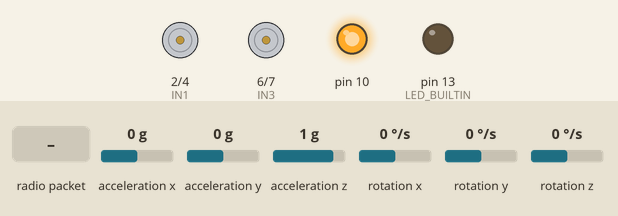
Recording of a sketch running on a simulated Arduino Uno, built with avr-gcc and run on an emulated ATmega328P. Shown: motor-driver pin pairs drawn as motors (green arrow = first pin HIGH = forward, orange = second pin HIGH = backward, longer = more drive, scaled by the enable pin), output pins drawn as LEDs (lit = HIGH). Inputs (shaded band) come from the test bench; at power-on: acceleration x 0 g, acceleration y 0 g, acceleration z 1 g, rotation x 0 °/s, rotation y 0 °/s, rotation z 0 °/s. No radio packets arrive unless stated; what the sketch prints to the serial monitor is not drawn.

Above: at 1.2 s.
1.3 s: radio packet "1" arrives
At 1.6 s:
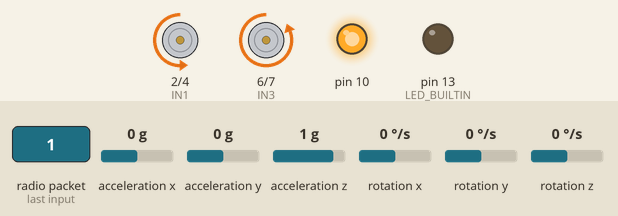
3.4 s: radio packet "0" arrives
At 4.7 s:
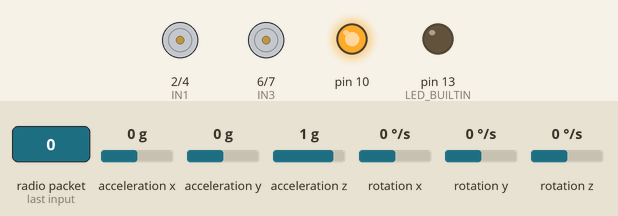
Timing chart, 0 to 6.4 s (numbered marks = the images above; inputs shaded):
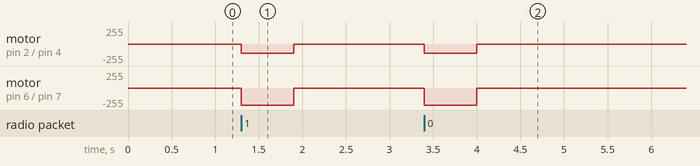

Measured:
- after the input at 1.3 s, motor on pin 2 (IN1) / pin 4 (IN2): stopped → backward 139/255 at once, → stopped 0.60 s later; motor on pin 6 (IN3) / pin 7 (IN4): stopped → backward 255/255 at once, → stopped 0.60 s later
- after the input at 3.4 s, motor on pin 2 (IN1) / pin 4 (IN2): stopped → backward 139/255 at once, → stopped 0.60 s later; motor on pin 6 (IN3) / pin 7 (IN4): stopped → backward 255/255 at once, → stopped 0.60 s later

The sketch:

daljinski_upravljano_vozilo.ino
```cpp
// ==========================
// RX (CAR SIDE) — FULL BIDIRECTIONAL
// Near-field profile: ch=100, 2Mbps, PA=MIN, CRC8, DPL OFF, PL=12
// L298N: ENA=D3, IN1=D2, IN2=D4, ENB=D5, IN3=D6, IN4=D7
// Samotest: pritisnuti džojstik SW dok je štap u centru (kratko naprijed/nazad)
// ==========================

#include <SPI.h>
#include <Wire.h>
#include <nRF24L01.h>
#include <RF24.h>
#include <MPU6050.h>

RF24 radio(8, 9); // CE=D8, CSN=D9
const uint8_t ADDR_CMD[5] = {'1','N','o','d','e'};// prima komande od TX-a
const uint8_t ADDR_TELE[5] = {'2','N','o','d','e'};// šalje telemetriju TX-u
const uint8_t PL = 12; // fiksno 12 B (AX,AY,AZ,GX,GY,GZ)

const int ENA=3, IN1=2, IN2=4;	// L298N lijevi
const int ENB=5, IN3=6, IN4=7;	// L298N desni

MPU6050 mpu;
unsigned long lastCmdMs = 0;

static inline int shapeSpeed(int v){
  if (abs(v) < 30) return 0;	// dead-zone
  int m = map(abs(v), 30, 255, 90, 255);    // kick-start
  return (v >= 0) ? m : -m;
}

static inline void rotateMotor(int s1, int s2){
  s1 = shapeSpeed(s1);
  s2 = shapeSpeed(s2);
  digitalWrite(IN1,	s1>=0);
  digitalWrite(IN2,	s1<0);
  digitalWrite(IN3,	s2>=0);
  digitalWrite(IN4,	s2<0);
  analogWrite(ENA, abs(s1));
  analogWrite(ENB, abs(s2));
}

void setup() {
  pinMode(10, OUTPUT); digitalWrite(10, HIGH); // SS high
  pinMode(LED_BUILTIN, OUTPUT);

  pinMode(ENA,OUTPUT);	pinMode(IN1,OUTPUT);	pinMode(IN2,OUTPUT);
  pinMode(ENB,OUTPUT);	pinMode(IN3,OUTPUT);	pinMode(IN4,OUTPUT);
  rotateMotor(0,0);

  Wire.begin();
  mpu.initialize();
  radio.begin(); radio.flush_rx(); radio.flush_tx();
  radio.setAddressWidth(5);
  radio.setChannel(100);
  radio.setDataRate(RF24_2MBPS);
  radio.setPALevel(RF24_PA_MIN);
  radio.setCRCLength(RF24_CRC_8);
  radio.setAutoAck(true);
  radio.disableDynamicPayloads();
  radio.setPayloadSize(PL);
  radio.setRetries(5,15);
  radio.openReadingPipe(0, ADDR_CMD);
  radio.openWritingPipe(ADDR_TELE);
  radio.startListening();

  Serial.begin(115200);
  Serial.println(F("[RX] ch=100 2Mbps PA=MIN PL=12 (near-field)"));

  /*
  // --- ZA VEĆU UDALJENOST ---
  // radio.setChannel(40);
  // radio.setDataRate(RF24_1MBPS);
  // radio.setPALevel(RF24_PA_LOW); // ili RF24_PA_HIGH ako je daleko
  */
}

void loop() {
if (millis() - lastCmdMs > 600) rotateMotor(0,0); // failsafe

  while (radio.available()) {
    uint8_t c[PL]; radio.read(c, PL);
    lastCmdMs = millis();

    int x = c[0], y = c[1]; uint8_t sw = c[2];

    // Daljinski samotest
    if (sw==1 && abs(x-127)<10 && abs(y-127)<10) {
      rotateMotor(150,150); delay(350);
      rotateMotor(-150,-150); delay(350);
      rotateMotor(0,0);
    } else {
      // Tank-steer mixing
      int th = map(y, 0,254, -255, 255);
      int st = map(x, 0,254, -255, 255);
      rotateMotor(constrain(th-st,-255,255), constrain(th+st,-255,255));
    }

    // Telemetrija 12B (AX,AY,AZ,GX,GY,GZ) — int16 LE
    int16_t ax,ay,az,gx,gy,gz;
    mpu.getAcceleration(&ax,&ay,&az); mpu.getRotation(&gx,&gy,&gz); uint8_t t[PL] = {
    (uint8_t)(ax&0xFF),(uint8_t)((ax>>8)&0xFF), (uint8_t)(ay&0xFF),(uint8_t)((ay>>8)&0xFF),

    (uint8_t)(az&0xFF),(uint8_t)((az>>8)&0xFF), (uint8_t)(gx&0xFF),(uint8_t)((gx>>8)&0xFF), (uint8_t)(gy&0xFF),(uint8_t)((gy>>8)&0xFF), (uint8_t)(gz&0xFF),(uint8_t)((gz>>8)&0xFF)
    };

    radio.stopListening(); delayMicroseconds(150);
    (void)radio.write(t, PL); // reply (ACK+retries ON) delayMicroseconds(150);
    radio.startListening();
  }
}
```
